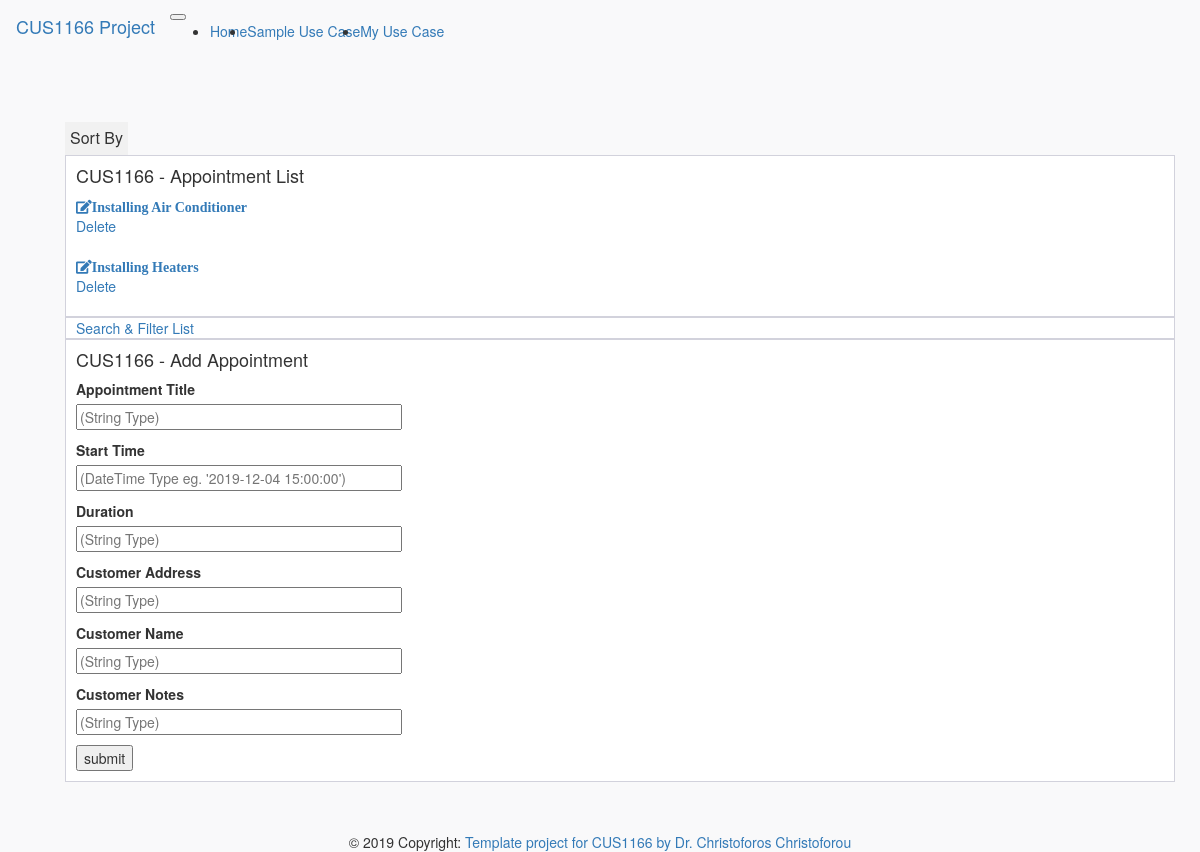
The page /appointmentlist/0/ on the database as committed earlier.
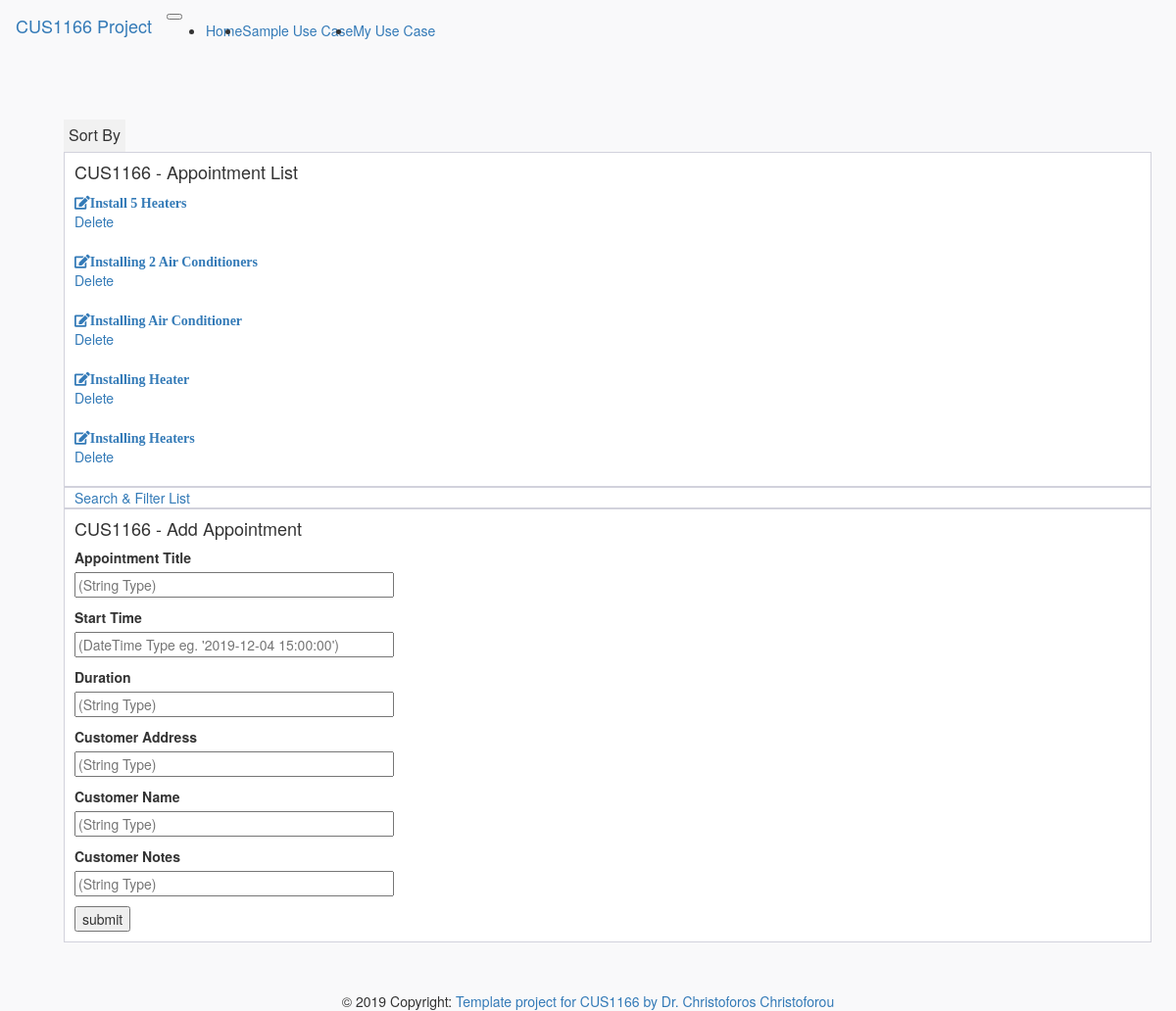
The same page on the database as committed later.
### app/models.py (models this page shows)
class Appointment(db.Model):
    appointment_id = db.Column(db.Integer, primary_key=True)
    appointment_title = db.Column(db.String)
    appointment_start_date = db.Column(db.DateTime)
    appointment_duration = db.Column(db.String)
    appointment_location = db.Column(db.String)
    customer_name = db.Column(db.String)
    customer_notes = db.Column(db.String)

### app/main/routes.py (the view, shortened to what this page needs)
@bp.route('/appointmentlist/<int:sortby>/', methods=['GET','POST'])
def appointmentlist(sortby):
    form = AppointmentForm()
    if sortby==0:
        appointment_list = Appointment.query.order_by(Appointment.appointment_title)
    elif sortby==1:
        appointment_list = Appointment.query.order_by(Appointment.appointment_start_date)
    elif sortby==2:
        appointment_list = Appointment.query.order_by(Appointment.appointment_duration)
    elif sortby==3:
        appointment_list = Appointment.query.order_by(Appointment.appointment_location)
    elif sortby==4:
        appointment_list = Appointment.query.order_by(Appointment.customer_name)
    elif sortby==5:
        appointment_list = Appointment.query.order_by(Appointment.customer_notes)
    else:
        appointment_list = db.session.query(Appointment).all()
    return render_template("main/appointmentlist.html",appointment_list = appointment_list,form= form, sortby=sortby)

### app/main/forms.py
class AppointmentForm(FlaskForm):
    appointment_title = StringField('Appointment Title', validators=[DataRequired()])
    appointment_start_date = DateTimeField('Start Time', validators=[DataRequired()])
    appointment_duration = StringField('Duration', validators=[DataRequired()])
    appointment_location = StringField('Customer Address', validators=[DataRequired()])
    customer_name = StringField('Customer Name', validators=[DataRequired()])
    customer_notes = StringField('Customer Notes', validators=[DataRequired()])
    submit = SubmitField('submit')

### app/templates/main/appointmentlist.html (shortened to what this page needs)
{% extends "menu.html" %}
{% block main_content %}
<link rel="stylesheet", type="text/css", href="{{url_for('static', filename='css/dropdown.css')}}">
<div class="page-content page-container" id="page-content">
    <div class="padding">
        <div class="row container d-flex justify-content-center">
            <div class="col-lg-12">
                <div class="dropdown">
                  <button class="dropbtn">Sort By</button>
                </div>
                <div class="card px-3">
                    <h4>CUS1166 - Appointment List</h4>
                    {% for appointment in appointment_list %}
                        <a href="{{url_for('main.appointment', appointment_id=appointment.appointment_id)}}">
                             <i class="fas fa-edit">{{appointment.appointment_title}}</i>
                        </a>
                        <a href="{{url_for('main.remove_appointment', appointment_id=appointment.appointment_id)}}">Delete</a>
                        <br>
                    {% endfor %}
                </div>
                <div class="card px-3">
                  <a href="{{url_for('main.search_appointment', filterby=0)}}">Search & Filter List</a>
                </div>
                <div class="card px-3">
                    <h4>CUS1166 - Add Appointment</h4>
                    <form action="{{url_for('main.appointmentlist', sortby=0)}}" method="POST" novalidate>
                    <p>
                        {{form.appointment_title.label}}<br>
                        {{form.appointment_title(size=40, placeholder="(String Type)")}}<br>
                    </p>
                    <p>
                        {{form.appointment_start_date.label}}<br>
                        {{form.appointment_start_date(size=40, placeholder="(DateTime Type eg. '2019-12-04 15:00:00')")}}<br>
                    </p>
                    <p>
                        {{form.appointment_duration.label}}<br>
                        {{form.appointment_duration(size=40, placeholder="(String Type)")}}<br>
                    </p>
                    <p>
                        {{form.appointment_location.label}}<br>
                        {{form.appointment_location(size=40, placeholder="(String Type)")}}<br>
                    </p>
                    <p>
                        {{form.customer_name.label}}<br>
                        {{form.customer_name(size=40, placeholder="(String Type)") }}<br>
                    </p>
                    <p>
                        {{form.customer_notes.label}}<br>
                        {{form.customer_notes(size=40, placeholder="(String Type)")}}
                    </p>
                    <p>{{form.submit()}}</p>
                    </form>
                </div>
            </div>
        </div>
    </div>
</div>
{% endblock %}

### app/templates/menu.html
{% extends "layout.html" %}
{%  block menuitems %}
<li class="nav-item active">
  <a class="nav-link" href="#">Home <span class="sr-only">(current)</span></a>
</li>
<li class="nav-item">
  <a class="nav-link" href="{{url_for('main.todolist')}}">Sample Use Case</a>
</li>
<li class="nav-item">
  <a class="nav-link" href="{{url_for('main.appointmentlist', sortby=0)}}">My Use Case</a>
</li>
{%  endblock %}

### app/templates/layout.html (shortened to what this page needs)
{% extends "bootstrap/base.html" %}
{% block styles %}
{{super()}}
<link rel="stylesheet" href="{{url_for('static', filename='css/cus1166_custom.css')}}">
<link rel="stylesheet" href="https://cdnjs.cloudflare.com/ajax/libs/font-awesome/5.11.2/css/all.min.css">
{% endblock %}
{% block navbar %}
<nav class="navbar navbar-expand-lg navbar-light bg-light">
  <a class="navbar-brand" href="#">CUS1166 Project</a>
  <button class="navbar-toggler" type="button" data-toggle="collapse" data-target="#navbarSupportedContent" aria-controls="navbarSupportedContent" aria-expanded="false" aria-label="Toggle navigation">
  </button>
  <div class="collapse navbar-collapse" id="navbarSupportedContent">
    <ul class="navbar-nav mr-auto">
      {%  block menuitems %}
      {%  endblock menuitems%}
    </ul>
    </div>
</nav>
{% endblock %}
{% block content %}
    {% block main_content %}
    {% endblock main_content %}
      {% block footer %}
      <footer class="page-footer font-small blue fixed-bottom">
        <div class="footer-copyright text-center py-3">© 2019 Copyright:
          <a href="https://www.researchgate.net/profile/Christoforos_Christoforou"> Template project for CUS1166 by Dr. Christoforos Christoforou</a>
        </div>
      </footer>
      {% endblock footer %}
{% endblock content%}

### app/static/css/cus1166_custom.css (style rules this page uses)
body { background-color: #f9f9fa }
.padding { padding: 5rem }
.card { box-shadow: none; -webkit-box-shadow: none; -moz-box-shadow: none; -ms-box-shadow: none }
.pl-3, .px-3 { padding-left: 1rem !important }
.card { position: relative; display: flex; flex-direction: column; min-width: 0; word-wrap: break-word; background-color: #fff; background-clip: border-box; border: 1px solid #d2d2dc; border-radius: 0 }
.pr-3, .px-3 { padding-right: 1rem !important }
.d-flex { display: flex !important }
.d-flex, .loader-demo-box, .distribution-chart-legend .distribution-chart, .distribution-chart-legend .distribution-chart .item, .list-wrapper ul li, .email-wrapper .mail-sidebar .menu-bar .profile-list-item a, .email-wrapper .mail-sidebar .menu-bar .profile-list-item a .user, .email-wrapper .mail-list-container .mail-list .details, .email-wrapper .message-body .attachments-sections ul li .thumb, .email-wrapper .message-body .attachments-sections ul li .details .buttons, .lightGallery .image-tile .demo-gallery-poster, .swal2-modal, .navbar .navbar-menu-wrapper .navbar-nav, .navbar .navbar-menu-wrapper .navbar-nav .nav-item.nav-profile, .navbar .navbar-menu-wrapper .navbar-nav .nav-item.dropdown .navbar-dropdown .dropdown-item { display: flex !important }

### app/static/css/dropdown.css (style rules this page uses)
.dropbtn { background-color: #f1f1f1; padding: 5px; font-size: 16px; border: none; }
.dropdown { position: relative; display: inline-block; }

Rows that differ between the two databases and show on the page:
added Appointment: appointment_title "Install 5 Heaters"
added Appointment: appointment_title "Installing 2 Air Conditioners"
added Appointment: appointment_title "Installing Heater"
